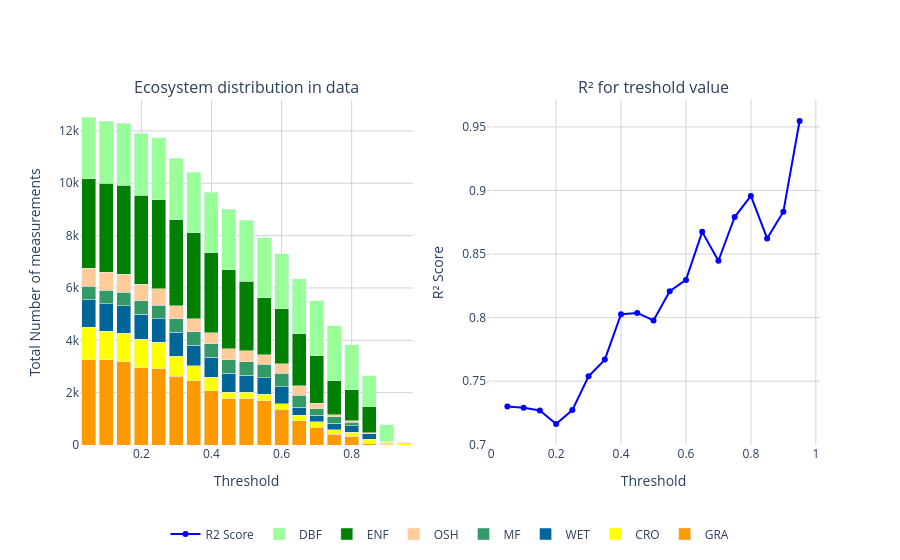

The code cell stored with this chart in its notebook:
### Code cell
import plotly.graph_objects as go
from plotly.subplots import make_subplots

def plot_ecosystem_data(data, color_mapping, ts_model_res):
    """
    Plots a stacked bar chart for ecosystem data and a line plot for R2 scores using Plotly.

    Parameters:
    data (dict): A dictionary where keys are thresholds and values are dictionaries
                 of ecosystem counts.
    color_mapping (dict): A dictionary mapping ecosystem names to color codes.
    ts_model_res (dict): A dictionary where keys are parameters and values are dictionaries
                         containing 'r2' scores.
    """
    # Extract thresholds and ecosystems
    thresholds = list(data.keys())
    ecosystems = list({eco for d in data.values() for eco in d.keys()})

    # Prepare data for plotting
    plot_data = {eco: [data[t].get(eco, 0) for t in thresholds] for eco in ecosystems}

    # Extract keys and R2 values for the line plot
    keys = list(ts_model_res.keys())
    r2_values = [ts_model_res[key]['r2'] for key in keys]

    # Create the subplot figure with 1 row and 2 columns
    fig = make_subplots(rows=1, cols=2, subplot_titles=('Ecosystem distribution in data', 'R² for treshold value'))

    # Add traces for each ecosystem (stacked bar chart)
    for eco, values in plot_data.items():
        fig.add_trace(go.Bar(
            x=thresholds,
            y=values,
            name=eco,
            marker_color=color_mapping.get(eco, '#000000')  # Default to black if not found
        ), row=1, col=1)

    # Add the line plot for R2 scores
    fig.add_trace(go.Scatter(
        x=keys,
        y=r2_values,
        mode='lines+markers',
        name='R2 Score',
        marker=dict(color='blue')
    ), row=1, col=2)

    # Update layout for better visualization
    fig.update_layout(
        barmode='stack',
        xaxis=dict(
            title='Threshold',
            showgrid=True,  # Show gridlines on x-axis
            gridcolor='lightgrey'  # Color of the gridlines
        ),
        yaxis=dict(
            title='Total Number of measurements',
            showgrid=True,  # Show gridlines on y-axis
            gridcolor='lightgrey'  # Color of the gridlines
        ),
        xaxis2=dict(
            title='Threshold',
            showgrid=True,  # Show gridlines on x-axis
            gridcolor='lightgrey',  # Color of the gridlines
            dtick=0.2  # More vertical grid line
        ),
        yaxis2=dict(
            title='R² Score',
            showgrid=True,  # Show gridlines on y-axis
            gridcolor='lightgrey'  # Color of the gridlines
        ),
        legend=dict(
            title='',
            orientation='h',  # Horizontal legend
            yanchor='bottom',
            y=-0.3,  # Position legend below the plots
            xanchor='center',
            x=0.5
        ),
        plot_bgcolor='white',  # Set the plot background color to white
        paper_bgcolor='white'  # Set the paper background color to white
    )

    # Show the plot
    fig.show()



color_mapping = {
    'ENF': '#008001',
    'GRA': '#FF9900',
    'DBF': '#99FF99', 
    'CRO': '#FFFF00',
    'WET': '#006699', 
    'OSH': '#FFCC99', 
    'MF': '#339966', 
    'EBF': '#02FF00',
    'CSH': '#993365',
}


plot_ecosystem_data(IGBP_vareity, color_mapping, ts_model_res)

### Figure 1 — Plotly figure (JSON) as saved in the notebook; plotly's stock layout.template omitted (floating-point values rounded to 4 significant figures)
{"data": [{"marker": {"color": "#FF9900"}, "name": "GRA", "type": "bar", "x": [0.05, 0.1, 0.15, 0.2, 0.25, 0.3, 0.35, 0.4, 0.45, 0.5, 0.55, 0.6, 0.65, 0.7, 0.75, 0.8, 0.85, 0.9, 0.95], "xaxis": "x", "y": [3255, 3255, 3174, 2952, 2906, 2628, 2447, 2066, 1775, 1775, 1684, 1368, 930, 672, 410, 314, 50, 26, 0], "yaxis": "y"}, {"marker": {"color": "#FFFF00"}, "name": "CRO", "type": "bar", "x": [0.05, 0.1, 0.15, 0.2, 0.25, 0.3, 0.35, 0.4, 0.45, 0.5, 0.55, 0.6, 0.65, 0.7, 0.75, 0.8, 0.85, 0.9, 0.95], "xaxis": "x", "y": [1253, 1097, 1097, 1097, 1013, 769, 577, 532, 247, 247, 247, 211, 211, 211, 168, 168, 168, 84, 84], "yaxis": "y"}, {"marker": {"color": "#006699"}, "name": "WET", "type": "bar", "x": [0.05, 0.1, 0.15, 0.2, 0.25, 0.3, 0.35, 0.4, 0.45, 0.5, 0.55, 0.6, 0.65, 0.7, 0.75, 0.8, 0.85, 0.9, 0.95], "xaxis": "x", "y": [1040, 1040, 1040, 943, 903, 903, 781, 747, 714, 638, 638, 638, 298, 262, 262, 262, 205, 36, 0], "yaxis": "y"}, {"marker": {"color": "#339966"}, "name": "MF", "type": "bar", "x": [0.05, 0.1, 0.15, 0.2, 0.25, 0.3, 0.35, 0.4, 0.45, 0.5, 0.55, 0.6, 0.65, 0.7, 0.75, 0.8, 0.85, 0.9, 0.95], "xaxis": "x", "y": [516, 516, 516, 516, 516, 516, 516, 516, 516, 516, 516, 516, 465, 238, 238, 130, 0, 0, 0], "yaxis": "y"}, {"marker": {"color": "#FFCC99"}, "name": "OSH", "type": "bar", "x": [0.05, 0.1, 0.15, 0.2, 0.25, 0.3, 0.35, 0.4, 0.45, 0.5, 0.55, 0.6, 0.65, 0.7, 0.75, 0.8, 0.85, 0.9, 0.95], "xaxis": "x", "y": [690, 690, 690, 628, 628, 511, 511, 420, 420, 420, 371, 371, 361, 220, 72, 49, 49, 0, 0], "yaxis": "y"}, {"marker": {"color": "#008001"}, "name": "ENF", "type": "bar", "x": [0.05, 0.1, 0.15, 0.2, 0.25, 0.3, 0.35, 0.4, 0.45, 0.5, 0.55, 0.6, 0.65, 0.7, 0.75, 0.8, 0.85, 0.9, 0.95], "xaxis": "x", "y": [3409, 3409, 3409, 3409, 3409, 3277, 3277, 3066, 3015, 2667, 2179, 2109, 1990, 1814, 1314, 1182, 999, 0, 0], "yaxis": "y"}, {"marker": {"color": "#99FF99"}, "name": "DBF", "type": "bar", "x": [0.05, 0.1, 0.15, 0.2, 0.25, 0.3, 0.35, 0.4, 0.45, 0.5, 0.55, 0.6, 0.65, 0.7, 0.75, 0.8, 0.85, 0.9, 0.95], "xaxis": "x", "y": [2359, 2359, 2359, 2359, 2359, 2359, 2315, 2315, 2315, 2315, 2277, 2097, 2097, 2097, 2097, 1731, 1169, 632, 0], "yaxis": "y"}, {"marker": {"color": "blue"}, "mode": "lines+markers", "name": "R2 Score", "type": "scatter", "x": [0.05, 0.1, 0.15, 0.2, 0.25, 0.3, 0.35, 0.4, 0.45, 0.5, 0.55, 0.6, 0.65, 0.7, 0.75, 0.8, 0.85, 0.9, 0.95], "xaxis": "x2", "y": [0.7301, 0.7291, 0.727, 0.7163, 0.7272, 0.7539, 0.7669, 0.8027, 0.8037, 0.7978, 0.8207, 0.8297, 0.8674, 0.8447, 0.8791, 0.8957, 0.8623, 0.8833, 0.9546], "yaxis": "y2"}], "layout": {"annotations": [{"font": {"size": 16}, "showarrow": false, "text": "Ecosystem distribution in data", "x": 0.225, "xanchor": "center", "xref": "paper", "y": 1, "yanchor": "bottom", "yref": "paper"}, {"font": {"size": 16}, "showarrow": false, "text": "R² for treshold value", "x": 0.775, "xanchor": "center", "xref": "paper", "y": 1, "yanchor": "bottom", "yref": "paper"}], "barmode": "stack", "legend": {"orientation": "h", "title": {"text": ""}, "x": 0.5, "xanchor": "center", "y": -0.3, "yanchor": "bottom"}, "paper_bgcolor": "white", "plot_bgcolor": "white", "xaxis": {"anchor": "y", "domain": [0, 0.45], "gridcolor": "lightgrey", "showgrid": true, "title": {"text": "Threshold"}}, "xaxis2": {"anchor": "y2", "domain": [0.55, 1], "dtick": 0.2, "gridcolor": "lightgrey", "showgrid": true, "title": {"text": "Threshold"}}, "yaxis": {"anchor": "x", "domain": [0, 1], "gridcolor": "lightgrey", "showgrid": true, "title": {"text": "Total Number of measurements"}}, "yaxis2": {"anchor": "x2", "domain": [0, 1], "gridcolor": "lightgrey", "showgrid": true, "title": {"text": "R² Score"}}}}
